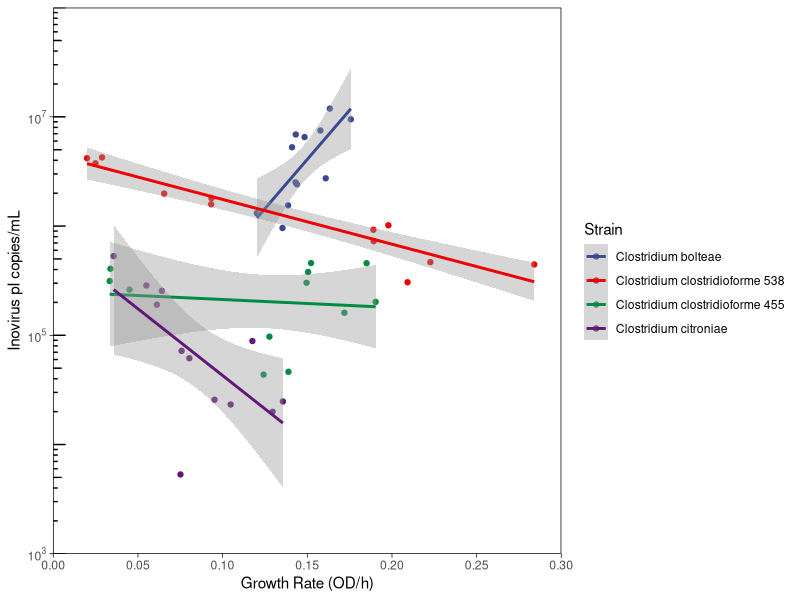
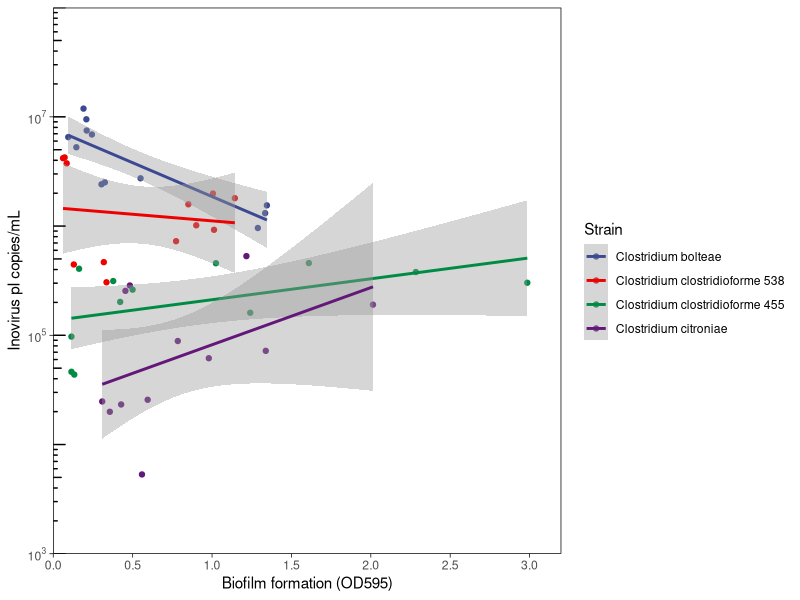

These figures' R source, in order:
## ---- chunk 1
library(tidyverse)
library(readxl)
library(ggsci)
library(ggpubr)
## ---- chunk 2
dat <- read_excel("osmo_compiled_experiment.xlsx") %>%
  mutate(Bacteria = factor(Bacteria))
dat

dat$Bacteria <- factor(dat$Bacteria, levels = c("Clostridium bolteae",
                                                "Clostridium clostridioforme 538",
                                                "Clostridium clostridioforme 455",
                                                "Clostridium citroniae"))
## ---- chunk 3
breaks_log10 <- function(x) {
  low <- floor(log10(min(x)))
  high <- ceiling(log10(max(x)))

  10^(seq.int(low, high, by = 2))
}

p <- dat %>%
  ggplot(aes(x = Growth_Rate, y = `Inovirus pI copies/mL supernatant`, color = Bacteria)) +
    geom_point() +
    geom_smooth(method = "lm")+

      scale_y_log10(breaks = breaks_log10, limits = c(1e+3, 1e+8),n.breaks = 6, expand = c(0, 0),
                labels = scales::trans_format(log10, scales::math_format(10^.x))) +
    annotation_logticks(sides = "l") +
    scale_x_continuous(limits = c(0, 0.30), breaks = seq(0,0.30,0.05), expand = expansion(mult = 0)) +
    scale_color_aaas() +
    theme_light() +
    labs(x = "Growth Rate (OD/h)", y = "Inovirus pI copies/mL", color = "Strain") +
    theme(panel.border = element_rect(color = "black"),
        panel.grid = element_line(colour = "white"),
        axis.ticks = element_line(color = "black")) 
p


## ---- chunk 4
dat_bolt <- dat %>% filter(Bacteria == "Clostridium bolteae")

# Shapiro-Wilk normality test for Growth Rate
shapiro.test(dat_bolt$Growth_Rate) 
# Shapiro-Wilk normality test Inovirus copy number
shapiro.test(dat_bolt$`Inovirus pI copies/mL supernatant`)

res <- cor.test(dat_bolt$Growth_Rate, dat_bolt$`Inovirus pI copies/mL supernatant`, method = "spearman")
res
## ---- chunk 5
dat_CF538 <- dat %>% filter(Bacteria == "Clostridium clostridioforme 538")

# Shapiro-Wilk normality test for Growth Rate
shapiro.test(dat_CF538$Growth_Rate) 
# Shapiro-Wilk normality test Inovirus copy number
shapiro.test(dat_CF538$`Inovirus pI copies/mL supernatant`)

# We need to use spearman, since once of the variables is not normally distributed!!
res <- cor.test(dat_CF538$Growth_Rate, dat_CF538$`Inovirus pI copies/mL supernatant`, method = "spearman")
res
## ---- chunk 6
dat_CF455 <- dat %>% filter(Bacteria == "Clostridium clostridioforme 455")

# Shapiro-Wilk normality test for Growth Rate
shapiro.test(dat_CF455$Growth_Rate) 
# Shapiro-Wilk normality test Inovirus copy number
shapiro.test(dat_CF455$`Inovirus pI copies/mL supernatant`)

# We need to use spearman, since once of the variables is not normally distributed!!
res <- cor.test(dat_CF455$Growth_Rate, dat_CF455$`Inovirus pI copies/mL supernatant`, method = "spearman")
res
## ---- chunk 7
dat_citroniae <- dat %>% filter(Bacteria == "Clostridium citroniae")

# Shapiro-Wilk normality test for Growth Rate
shapiro.test(dat_citroniae$Growth_Rate) 
# Shapiro-Wilk normality test Inovirus copy number
shapiro.test(dat_citroniae$`Inovirus pI copies/mL supernatant`)

# We need to use spearman, since once of the variables is not normally distributed!!
res <- cor.test(dat_citroniae$Growth_Rate, dat_citroniae$`Inovirus pI copies/mL supernatant`, method = "spearman")
res
## ---- chunk 8


p <- dat %>%
  ggplot(aes(x = `Biofilm Formation OD 595`, y = `Inovirus pI copies/mL supernatant`, color = Bacteria)) +
    geom_point() +
    geom_smooth(method = "lm") +

      scale_y_log10(breaks = breaks_log10, limits = c(1e+3, 1e+8),expand = c(0, 0), n.breaks = 8,
                labels = scales::trans_format(log10, scales::math_format(10^.x))) +
    annotation_logticks(sides = "l") +
    scale_x_continuous(limits = c(0, 3.2), breaks = seq(0,3.5,0.5), expand = expansion(mult = 0)) +
    
  #facet_grid(.~Bacteria, scales = "free")+
  scale_color_aaas() +
    theme_light() +
    labs(x = "Biofilm formation (OD595)", y = "Inovirus pI copies/mL", color = "Strain") +
    theme(panel.border = element_rect(color = "black"),
        panel.grid = element_line(colour = "white"),
        axis.ticks = element_line(color = "black")) 
p

## ---- chunk 9
dat_bolt <- dat %>% filter(Bacteria == "Clostridium bolteae")

# Shapiro-Wilk normality test for Growth Rate
shapiro.test(dat_bolt$Growth_Rate) 
# Shapiro-Wilk normality test Inovirus copy number
shapiro.test(dat_bolt$`Biofilm Formation OD 595`)

res <- cor.test(dat_bolt$Growth_Rate, dat_bolt$`Biofilm Formation OD 595`, method = "spearman")
res
## ---- chunk 10
dat_CF538 <- dat %>% filter(Bacteria == "Clostridium clostridioforme 538")

# Shapiro-Wilk normality test for Growth Rate
shapiro.test(dat_CF538$Growth_Rate) 
# Shapiro-Wilk normality test Inovirus copy number
shapiro.test(dat_CF538$`Biofilm Formation OD 595`)

# We need to use spearman, since once of the variables is not normally distributed!!
res <- cor.test(dat_CF538$Growth_Rate, dat_CF538$`Biofilm Formation OD 595`, method = "spearman")
res
## ---- chunk 11
dat_CF455 <- dat %>% filter(Bacteria == "Clostridium clostridioforme 455")

# Shapiro-Wilk normality test for Growth Rate
shapiro.test(dat_CF455$Growth_Rate) 
# Shapiro-Wilk normality test Inovirus copy number
shapiro.test(dat_CF455$`Biofilm Formation OD 595`)

# We need to use spearman, since once of the variables is not normally distributed!!
res <- cor.test(dat_CF455$Growth_Rate, dat_CF455$`Biofilm Formation OD 595`, method = "spearman")
res
## ---- chunk 12
dat_citroniae <- dat %>% filter(Bacteria == "Clostridium citroniae")

# Shapiro-Wilk normality test for Growth Rate
shapiro.test(dat_citroniae$Growth_Rate) 
# Shapiro-Wilk normality test Inovirus copy number
shapiro.test(dat_citroniae$`Biofilm Formation OD 595`)

# We need to use spearman, since once of the variables is not normally distributed!!
res <- cor.test(dat_citroniae$Growth_Rate, dat_citroniae$`Biofilm Formation OD 595`, method = "spearman")
res
